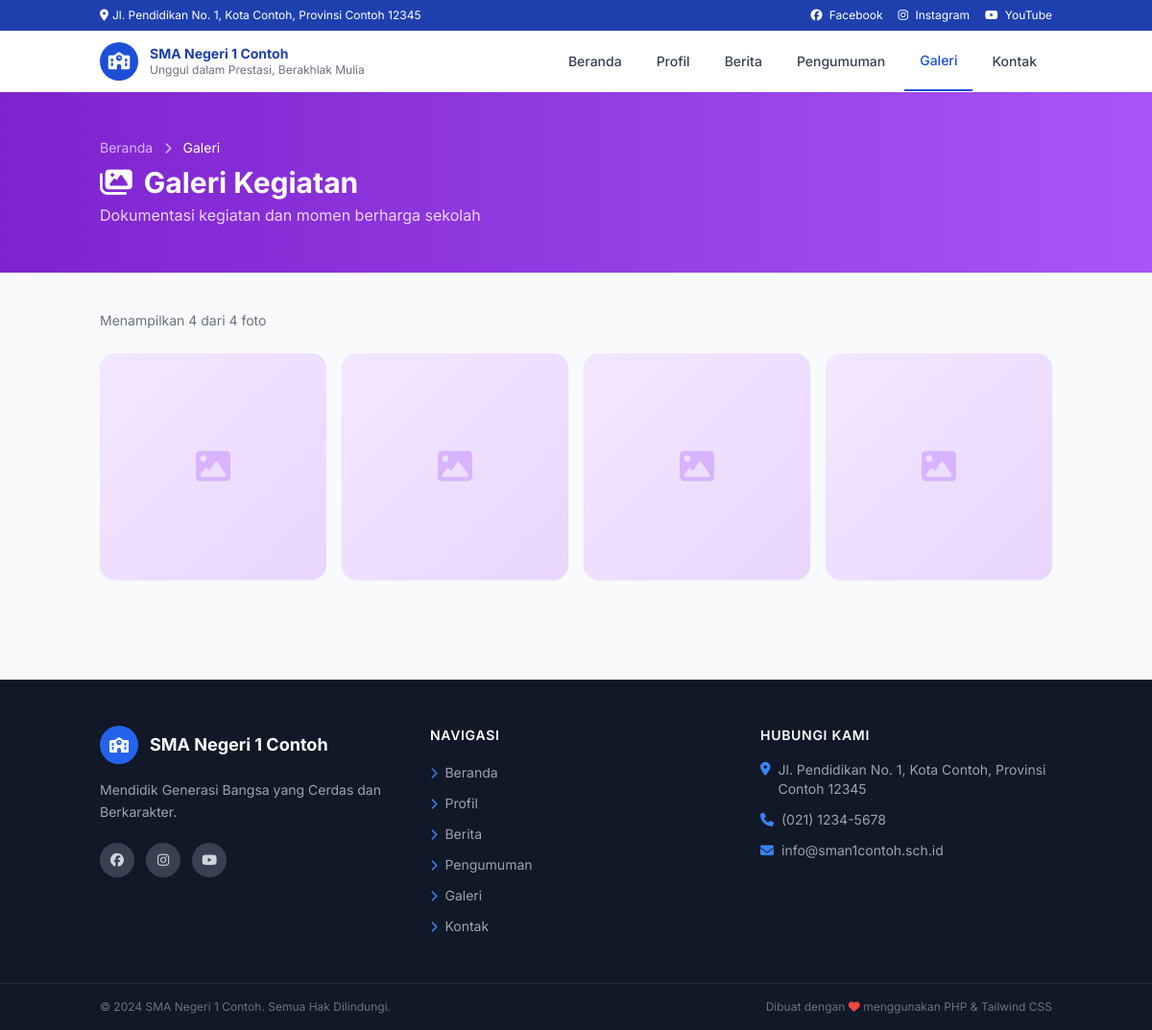
The page /galeri.php on the database its author committed.
### tables this page shows
CREATE TABLE IF NOT EXISTS `galeri` (
  `id`          INT(11)      NOT NULL AUTO_INCREMENT,
  `judul`       VARCHAR(255) NOT NULL,
  `foto`        VARCHAR(255) DEFAULT NULL,
  `keterangan`  TEXT         DEFAULT NULL,
  `created_at`  DATETIME     NOT NULL DEFAULT CURRENT_TIMESTAMP,
  PRIMARY KEY (`id`),
  KEY `idx_created_at` (`created_at`)
);

CREATE TABLE IF NOT EXISTS `profil_sekolah` (
  `id`               INT(11)      NOT NULL AUTO_INCREMENT,
  `nama_sekolah`     VARCHAR(200) NOT NULL DEFAULT '',
  `npsn`             VARCHAR(20)  DEFAULT NULL,
  `sambutan_kepsek`  LONGTEXT     DEFAULT NULL,
  `foto_kepsek`      VARCHAR(255) DEFAULT NULL,
  `sejarah`          LONGTEXT     DEFAULT NULL,
  `visi`             TEXT         DEFAULT NULL,
  `misi`             TEXT         DEFAULT NULL,
  `alamat`           TEXT         DEFAULT NULL,
  `telepon`          VARCHAR(30)  DEFAULT NULL,
  `email`            VARCHAR(150) DEFAULT NULL,
  `map_embed`        TEXT         DEFAULT NULL,
  PRIMARY KEY (`id`)
);

### config/helpers.php (called while the page is built, shortened)
<?php
function getSiteConfig(): array {
    static $config = null;
    if ($config === null) {
        $file = __DIR__ . '/site_config.json';
        $config = json_decode(file_get_contents($file), true) ?? [];
    }
    return $config;
}

### galeri.php (the view, shortened to what this page needs)
<?php
require_once __DIR__ . '/config/helpers.php';
$pdo = getDB();
$page    = max(1, (int)($_GET['page'] ?? 1));
$perPage = 12;
$offset  = ($page - 1) * $perPage;
$total      = (int)$pdo->query("SELECT COUNT(*) FROM galeri")->fetchColumn();
$stmt = $pdo->prepare("SELECT * FROM galeri ORDER BY created_at DESC LIMIT ? OFFSET ?");
$stmt->execute([$perPage, $offset]);
$list = $stmt->fetchAll();
include __DIR__ . '/includes/header.php';
?>
<div class="bg-gradient-to-r from-purple-700 to-purple-500 text-white py-12">
    <div class="container mx-auto px-4">
        <nav class="text-sm text-purple-300 mb-2">
            <a href="/cms-sekolah/index.php" class="hover:text-white">Beranda</a>
            <i class="fas fa-chevron-right text-xs mx-2"></i>
            <span class="text-white">Galeri</span>
        </nav>
        <h1 class="text-3xl font-bold flex items-center gap-3">
            <i class="fas fa-images"></i> Galeri Kegiatan
        </h1>
        <p class="text-purple-200 mt-1">Dokumentasi kegiatan dan momen berharga sekolah</p>
    </div>
</div>
<div class="container mx-auto px-4 py-10">
    <?php if (empty($list)): ?>
    <div class="text-center py-24 text-gray-400">
        <i class="fas fa-images text-7xl mb-4 block opacity-30"></i>
        <p class="text-lg font-medium">Belum ada foto di galeri.</p>
    </div>
    <?php else: ?>
    <p class="text-sm text-gray-500 mb-6">Menampilkan <?= count($list) ?> dari <?= $total ?> foto</p>
    <div class="grid grid-cols-2 sm:grid-cols-3 md:grid-cols-4 gap-4" id="galeriGrid">
        <?php foreach ($list as $g): ?>
        <div class="group relative overflow-hidden rounded-2xl bg-gray-200 aspect-square cursor-pointer shadow-sm hover:shadow-lg transition-all duration-300"
             onclick="openLightbox('<?= !empty($g['foto']) ? '/cms-sekolah/assets/uploads/galeri/' . htmlspecialchars($g['foto']) : '' ?>', '<?= htmlspecialchars(addslashes($g['judul'])) ?>', '<?= htmlspecialchars(addslashes($g['keterangan'] ?? '')) ?>')">
            <?php if (!empty($g['foto'])): ?>
            <img src="/cms-sekolah/assets/uploads/galeri/<?= htmlspecialchars($g['foto']) ?>"
                 alt="<?= htmlspecialchars($g['judul']) ?>"
                 class="w-full h-full object-cover group-hover:scale-110 transition-transform duration-500"
                 loading="lazy">
            <?php else: ?>
            <div class="w-full h-full bg-gradient-to-br from-purple-100 to-purple-200 flex items-center justify-center">
                <i class="fas fa-image text-purple-300 text-4xl"></i>
            </div>
            <?php endif; ?>
        </div>
        <?php endforeach; ?>
    </div>
    <?php endif; ?>
</div>
<?php include __DIR__ . '/includes/footer.php'; ?>

### includes/footer.php (shortened to what this page needs)
<?php
require_once __DIR__ . '/../config/helpers.php';
$config = getSiteConfig();
?>
</main>
<footer class="bg-gray-900 text-gray-300 mt-16">
    <div class="container mx-auto px-4 py-12">
        <div class="grid grid-cols-1 md:grid-cols-3 gap-10">
            <div>
                <div class="flex items-center gap-3 mb-4">
                    <div class="w-10 h-10 bg-primary-600 rounded-full flex items-center justify-center flex-shrink-0">
                        <i class="fas fa-school text-white"></i>
                    </div>
                    <span class="font-bold text-white text-lg"><?= htmlspecialchars($config['site_name']) ?></span>
                </div>
                <p class="text-sm leading-relaxed text-gray-400"><?= htmlspecialchars($config['footer']['tagline']) ?></p>
                <div class="flex gap-3 mt-5">
                    <?php foreach ($config['social_media'] as $s): ?>
                    <a href="<?= htmlspecialchars($s['url']) ?>" target="_blank" rel="noopener"
                       class="w-9 h-9 rounded-full bg-gray-700 hover:bg-primary-600 flex items-center justify-center transition-colors">
                        <i class="fab fa-<?= htmlspecialchars($s['icon']) ?> text-sm"></i>
                    </a>
                    <?php endforeach; ?>
                </div>
            </div>
            <div>
                <h4 class="text-white font-semibold mb-4 text-sm uppercase tracking-wider">Navigasi</h4>
                <ul class="space-y-2">
                    <?php foreach ($config['nav_menu'] as $item): ?>
                    <li>
                        <a href="/cms-sekolah/<?= htmlspecialchars($item['url']) ?>"
                           class="text-sm text-gray-400 hover:text-white hover:translate-x-1 inline-block transition-all">
                            <i class="fas fa-chevron-right text-xs mr-1 text-primary-500"></i>
                            <?= htmlspecialchars($item['label']) ?>
                        </a>
                    </li>
                    <?php endforeach; ?>
                </ul>
            </div>
            <div>
                <h4 class="text-white font-semibold mb-4 text-sm uppercase tracking-wider">Hubungi Kami</h4>
                <?php
                try {
                    $pdo    = getDB();
                    $profil = $pdo->query("SELECT alamat, telepon, email FROM profil_sekolah LIMIT 1")->fetch();
                } catch (Exception $e) { $profil = null; }
                ?>
                <ul class="space-y-3 text-sm text-gray-400">
                    <li class="flex items-start gap-2">
                        <i class="fas fa-map-marker-alt text-primary-500 mt-0.5 flex-shrink-0"></i>
                        <span><?= htmlspecialchars($profil['alamat'] ?? $config['footer']['address']) ?></span>
                    </li>
                    <?php if (!empty($profil['telepon'])): ?>
                    <li class="flex items-center gap-2">
                        <i class="fas fa-phone text-primary-500 flex-shrink-0"></i>
                        <span><?= htmlspecialchars($profil['telepon']) ?></span>
                    </li>
                    <?php endif; ?>
                    <?php if (!empty($profil['email'])): ?>
                    <li class="flex items-center gap-2">
                        <i class="fas fa-envelope text-primary-500 flex-shrink-0"></i>
                        <span><?= htmlspecialchars($profil['email']) ?></span>
                    </li>
                    <?php endif; ?>
                </ul>
            </div>
        </div>
    </div>
    <div class="border-t border-gray-800">
        <div class="container mx-auto px-4 py-4 flex flex-col md:flex-row justify-between items-center gap-2 text-xs text-gray-500">
            <span><?= htmlspecialchars($config['footer']['copyright']) ?></span>
            <span>Dibuat dengan <i class="fas fa-heart text-red-500"></i> menggunakan PHP & Tailwind CSS</span>
        </div>
    </div>
</footer>
</body>
</html>

### includes/header.php (style rules this page uses)
body { font-family: 'Inter', sans-serif; }

### rows shown on the page
profil_sekolah: alamat "Jl. Pendidikan No. 1, Kota Contoh, Provinsi Contoh 12345", telepon "(021) 1234-5678", email "info@sman1contoh.sch.id"

### other values the page prints
$config['footer']['address'] "Jl. Pendidikan No. 1, Kota Contoh, Provinsi Contoh 12345"
$s['platform'] "Facebook"
$s['platform'] "Instagram"
$s['platform'] "YouTube"
$config['site_name'] "SMA Negeri 1 Contoh"
$config['site_tagline'] "Unggul dalam Prestasi, Berakhlak Mulia"
$item['label'] "Beranda"
$item['label'] "Profil"
$item['label'] "Berita"
$item['label'] "Pengumuman"
$item['label'] "Galeri"
$item['label'] "Kontak"
count($list) "4"
$total "4"
$config['footer']['tagline'] "Mendidik Generasi Bangsa yang Cerdas dan Berkarakter."
